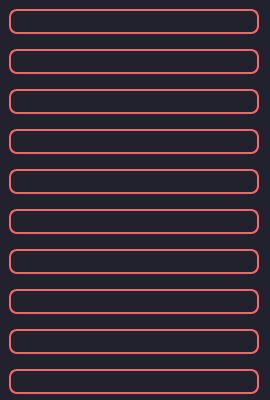
<?xml version="1.0" encoding="UTF-8"?>
<ui version="4.0">
 <class>SettingsNames</class>
 <widget class="QMainWindow" name="SettingsNames">
  <property name="geometry">
   <rect>
    <x>0</x>
    <y>0</y>
    <width>270</width>
    <height>400</height>
   </rect>
  </property>
  <property name="minimumSize">
   <size>
    <width>270</width>
    <height>400</height>
   </size>
  </property>
  <property name="maximumSize">
   <size>
    <width>270</width>
    <height>400</height>
   </size>
  </property>
  <property name="windowTitle">
   <string>Настройка названий конференций</string>
  </property>
  <property name="windowIcon">
   <iconset resource="files.qrc">
    <normaloff>:/icons/icons/favicon.ico</normaloff>:/icons/icons/favicon.ico</iconset>
  </property>
  <property name="layoutDirection">
   <enum>Qt::LeftToRight</enum>
  </property>
  <property name="styleSheet">
   <string notr="true">QMainWindow {
	background-color: #22222e;
	font-family: 'Rubik', sans-serif;
	color: white;
}

QLineEdit {
	font-family: Rubik, sans-serif;
	background-color: #22222e;
	border: 2px solid #f66867;
	font-size: 12pt;
	border-radius: 8px;
	color: white;
	font-weight: 800;
}</string>
  </property>
  <widget class="QWidget" name="centralwidget">
   <layout class="QVBoxLayout" name="verticalLayout_2">
    <item>
     <layout class="QVBoxLayout" name="verticalLayout">
      <property name="spacing">
       <number>18</number>
      </property>
      <item>
       <widget class="QLineEdit" name="le_0">
        <property name="minimumSize">
         <size>
          <width>250</width>
          <height>25</height>
         </size>
        </property>
        <property name="maximumSize">
         <size>
          <width>250</width>
          <height>25</height>
         </size>
        </property>
        <property name="maxLength">
         <number>50</number>
        </property>
        <property name="alignment">
         <set>Qt::AlignCenter</set>
        </property>
       </widget>
      </item>
      <item>
       <widget class="QLineEdit" name="le_1">
        <property name="minimumSize">
         <size>
          <width>250</width>
          <height>25</height>
         </size>
        </property>
        <property name="maximumSize">
         <size>
          <width>250</width>
          <height>25</height>
         </size>
        </property>
        <property name="maxLength">
         <number>50</number>
        </property>
        <property name="alignment">
         <set>Qt::AlignCenter</set>
        </property>
       </widget>
      </item>
      <item>
       <widget class="QLineEdit" name="le_2">
        <property name="minimumSize">
         <size>
          <width>250</width>
          <height>25</height>
         </size>
        </property>
        <property name="maximumSize">
         <size>
          <width>250</width>
          <height>25</height>
         </size>
        </property>
        <property name="maxLength">
         <number>50</number>
        </property>
        <property name="alignment">
         <set>Qt::AlignCenter</set>
        </property>
       </widget>
      </item>
      <item>
       <widget class="QLineEdit" name="le_3">
        <property name="minimumSize">
         <size>
          <width>250</width>
          <height>25</height>
         </size>
        </property>
        <property name="maximumSize">
         <size>
          <width>250</width>
          <height>25</height>
         </size>
        </property>
        <property name="maxLength">
         <number>50</number>
        </property>
        <property name="alignment">
         <set>Qt::AlignCenter</set>
        </property>
       </widget>
      </item>
      <item>
       <widget class="QLineEdit" name="le_4">
        <property name="minimumSize">
         <size>
          <width>250</width>
          <height>25</height>
         </size>
        </property>
        <property name="maximumSize">
         <size>
          <width>250</width>
          <height>25</height>
         </size>
        </property>
        <property name="maxLength">
         <number>50</number>
        </property>
        <property name="alignment">
         <set>Qt::AlignCenter</set>
        </property>
       </widget>
      </item>
      <item>
       <widget class="QLineEdit" name="le_5">
        <property name="minimumSize">
         <size>
          <width>250</width>
          <height>25</height>
         </size>
        </property>
        <property name="maximumSize">
         <size>
          <width>250</width>
          <height>25</height>
         </size>
        </property>
        <property name="maxLength">
         <number>50</number>
        </property>
        <property name="alignment">
         <set>Qt::AlignCenter</set>
        </property>
       </widget>
      </item>
      <item>
       <widget class="QLineEdit" name="le_6">
        <property name="minimumSize">
         <size>
          <width>250</width>
          <height>25</height>
         </size>
        </property>
        <property name="maximumSize">
         <size>
          <width>250</width>
          <height>25</height>
         </size>
        </property>
        <property name="maxLength">
         <number>50</number>
        </property>
        <property name="alignment">
         <set>Qt::AlignCenter</set>
        </property>
       </widget>
      </item>
      <item>
       <widget class="QLineEdit" name="le_7">
        <property name="minimumSize">
         <size>
          <width>250</width>
          <height>25</height>
         </size>
        </property>
        <property name="maximumSize">
         <size>
          <width>250</width>
          <height>25</height>
         </size>
        </property>
        <property name="maxLength">
         <number>50</number>
        </property>
        <property name="alignment">
         <set>Qt::AlignCenter</set>
        </property>
       </widget>
      </item>
      <item>
       <widget class="QLineEdit" name="le_8">
        <property name="minimumSize">
         <size>
          <width>250</width>
          <height>25</height>
         </size>
        </property>
        <property name="maximumSize">
         <size>
          <width>250</width>
          <height>25</height>
         </size>
        </property>
        <property name="maxLength">
         <number>50</number>
        </property>
        <property name="alignment">
         <set>Qt::AlignCenter</set>
        </property>
       </widget>
      </item>
      <item>
       <widget class="QLineEdit" name="le_9">
        <property name="minimumSize">
         <size>
          <width>250</width>
          <height>25</height>
         </size>
        </property>
        <property name="maximumSize">
         <size>
          <width>250</width>
          <height>25</height>
         </size>
        </property>
        <property name="maxLength">
         <number>50</number>
        </property>
        <property name="alignment">
         <set>Qt::AlignCenter</set>
        </property>
       </widget>
      </item>
     </layout>
    </item>
   </layout>
  </widget>
 </widget>
 <resources>
  <include location="files.qrc"/>
 </resources>
 <connections/>
</ui>
